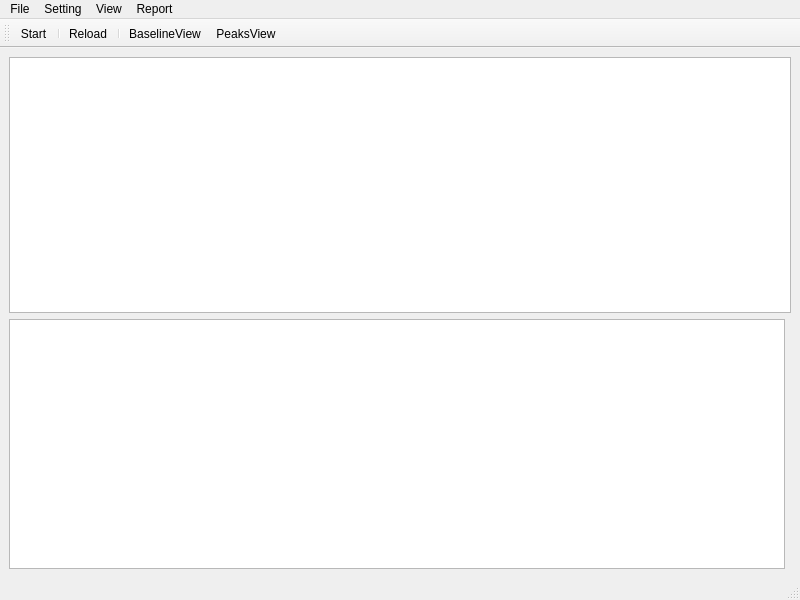
<?xml version="1.0" encoding="UTF-8"?>
<ui version="4.0">
 <class>MainWindow</class>
 <widget class="QMainWindow" name="MainWindow">
  <property name="geometry">
   <rect>
    <x>0</x>
    <y>0</y>
    <width>800</width>
    <height>600</height>
   </rect>
  </property>
  <property name="windowTitle">
   <string>MainWindow</string>
  </property>
  <widget class="QWidget" name="centralwidget">
   <layout class="QGridLayout" name="gridLayout">
    <item row="0" column="0" colspan="2">
     <widget class="PlotWidget" name="chromView"/>
    </item>
    <item row="1" column="0">
     <widget class="QTreeView" name="peakTreeView">
      <property name="enabled">
       <bool>true</bool>
      </property>
      <property name="sizePolicy">
       <sizepolicy hsizetype="Expanding" vsizetype="Expanding">
        <horstretch>0</horstretch>
        <verstretch>0</verstretch>
       </sizepolicy>
      </property>
      <property name="maximumSize">
       <size>
        <width>16777215</width>
        <height>250</height>
       </size>
      </property>
      <property name="styleSheet">
       <string notr="true">QTreeWidget {
   font-size: 24pt;
}

</string>
      </property>
     </widget>
    </item>
   </layout>
  </widget>
  <widget class="QMenuBar" name="menubar">
   <property name="geometry">
    <rect>
     <x>0</x>
     <y>0</y>
     <width>800</width>
     <height>25</height>
    </rect>
   </property>
   <widget class="QMenu" name="menuFile">
    <property name="title">
     <string>File</string>
    </property>
    <addaction name="actionOpen"/>
   </widget>
   <widget class="QMenu" name="menuSetting">
    <property name="title">
     <string>Setting</string>
    </property>
    <addaction name="actionSetting"/>
   </widget>
   <widget class="QMenu" name="menuView">
    <property name="title">
     <string>View</string>
    </property>
    <addaction name="actionView_in_Matplotlib"/>
   </widget>
   <widget class="QMenu" name="menuReport">
    <property name="title">
     <string>Report</string>
    </property>
    <addaction name="actionExport_Excel"/>
   </widget>
   <addaction name="menuFile"/>
   <addaction name="menuSetting"/>
   <addaction name="menuView"/>
   <addaction name="menuReport"/>
  </widget>
  <widget class="QStatusBar" name="statusbar"/>
  <widget class="QToolBar" name="toolBar">
   <property name="windowTitle">
    <string>toolBar</string>
   </property>
   <attribute name="toolBarArea">
    <enum>TopToolBarArea</enum>
   </attribute>
   <attribute name="toolBarBreak">
    <bool>false</bool>
   </attribute>
   <addaction name="actionstartAction"/>
   <addaction name="separator"/>
   <addaction name="reloadAction"/>
   <addaction name="separator"/>
   <addaction name="actionBaselineView"/>
   <addaction name="actionPeaksView"/>
  </widget>
  <action name="reloadAction">
   <property name="text">
    <string>Reload</string>
   </property>
   <property name="toolTip">
    <string>Reload Data</string>
   </property>
  </action>
  <action name="actionOpen">
   <property name="text">
    <string>Open File</string>
   </property>
  </action>
  <action name="actionstartAction">
   <property name="text">
    <string>Start</string>
   </property>
  </action>
  <action name="actionBaselineView">
   <property name="checkable">
    <bool>true</bool>
   </property>
   <property name="text">
    <string>BaselineView</string>
   </property>
   <property name="toolTip">
    <string>show Baseline</string>
   </property>
  </action>
  <action name="actionPeaksView">
   <property name="checkable">
    <bool>true</bool>
   </property>
   <property name="text">
    <string>PeaksView</string>
   </property>
   <property name="toolTip">
    <string>Show Peaks</string>
   </property>
  </action>
  <action name="actionSetting">
   <property name="text">
    <string>Setting</string>
   </property>
  </action>
  <action name="actionView_in_Matplotlib">
   <property name="text">
    <string>View in Matplotlib</string>
   </property>
  </action>
  <action name="actionExport_Excel">
   <property name="text">
    <string>Export Excel</string>
   </property>
  </action>
 </widget>
 <customwidgets>
  <customwidget>
   <class>PlotWidget</class>
   <extends>QTableView</extends>
   <header location="global">pyqtgraph.h</header>
  </customwidget>
 </customwidgets>
 <resources/>
 <connections/>
</ui>
